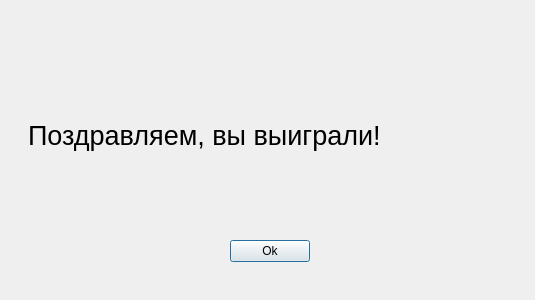
<?xml version="1.0" encoding="UTF-8"?>
<ui version="4.0">
 <class>Dialog</class>
 <widget class="QDialog" name="Dialog">
  <property name="geometry">
   <rect>
    <x>0</x>
    <y>0</y>
    <width>535</width>
    <height>300</height>
   </rect>
  </property>
  <property name="windowTitle">
   <string>Dialog</string>
  </property>
  <widget class="QPushButton" name="ok">
   <property name="geometry">
    <rect>
     <x>230</x>
     <y>240</y>
     <width>80</width>
     <height>22</height>
    </rect>
   </property>
   <property name="text">
    <string>Ok</string>
   </property>
  </widget>
  <widget class="QLabel" name="label">
   <property name="geometry">
    <rect>
     <x>28</x>
     <y>90</y>
     <width>441</width>
     <height>91</height>
    </rect>
   </property>
   <property name="font">
    <font>
     <pointsize>20</pointsize>
    </font>
   </property>
   <property name="text">
    <string>Поздравляем, вы выиграли!</string>
   </property>
  </widget>
 </widget>
 <resources/>
 <connections/>
</ui>
